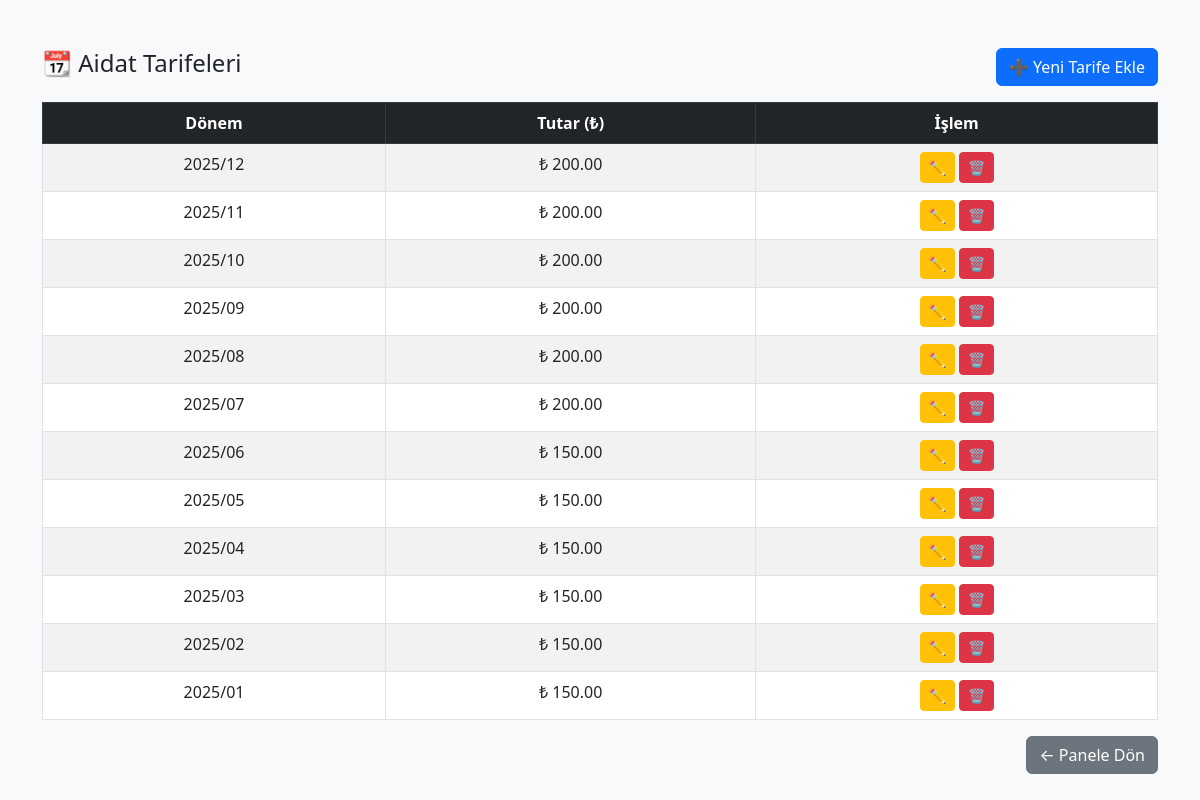
The page /tarifeler (signed in) on the database its author committed.
### tables this page shows
CREATE TABLE aidat_tarifesi (
  id INTEGER PRIMARY KEY AUTOINCREMENT,
  yil INTEGER NOT NULL,
  ay INTEGER NOT NULL,
  tutar REAL NOT NULL
);

### app.py (the view)
@app.route("/tarifeler")
@sadece_yonetici
def tarife_listele():
    import sqlite3
    conn = sqlite3.connect("apartman.db")
    conn.row_factory = sqlite3.Row
    cur = conn.cursor()
    cur.execute("SELECT * FROM aidat_tarifesi ORDER BY yil DESC, ay DESC")
    tarifeler = cur.fetchall()
    conn.close()
    return render_template("tarife_listele.html", tarifeler=tarifeler)

### app.py (called while the page is built)
def sadece_yonetici(f):
    @wraps(f)
    def wrapper(*args, **kwargs):
        if session.get('rol') != 'yonetici':
            return redirect(url_for('giris'))  # Yanlış rol → giriş ekranına gönder
        return f(*args, **kwargs)
    return wrapper

### templates/tarife_listele.html (shortened to what this page needs)
<!DOCTYPE html>
<html lang="tr">
<head>
  <link href="https://cdn.jsdelivr.net/npm/bootstrap@5.3.0/dist/css/bootstrap.min.css" rel="stylesheet">
</head>
<body class="bg-light">
  <div class="container mt-5">
    <div class="d-flex justify-content-between align-items-center mb-3">
      <h4>📆 Aidat Tarifeleri</h4>
      <a href="/tarife-ekle" class="btn btn-primary">➕ Yeni Tarife Ekle</a>
    </div>
    <table class="table table-bordered table-striped">
      <thead class="table-dark text-center">
        <tr>
          <th>Dönem</th>
          <th>Tutar (₺)</th>
          <th>İşlem</th>
        </tr>
      </thead>
      <tbody>
        {% for t in tarifeler %}
        <tr class="text-center">
          <td>{{ t.yil }}/{{ "%02d"|format(t.ay) }}</td>
          <td>₺ {{ "%.2f"|format(t.tutar) }}</td>
          <td>
            <a href="/tarife-duzenle/{{ t.id }}" class="btn btn-sm btn-warning">✏️</a>
            <a href="/tarife-sil/{{ t.id }}" class="btn btn-sm btn-danger" onclick="return confirm('Silmek istediğinize emin misiniz?')">🗑️</a>
          </td>
        </tr>
        {% else %}
        <tr>
          <td colspan="3" class="text-center text-muted">Tarife bulunamadı</td>
        </tr>
        {% endfor %}
      </tbody>
    </table>
    <div class="text-end mt-3">
      <a href="/panel" class="btn btn-secondary">← Panele Dön</a>
    </div>
  </div>
</body>
</html>

### rows shown on the page
aidat_tarifesi: yil "2025", ay "12", tutar "200.00"
aidat_tarifesi: yil "2025", ay "11", tutar "200.00"
aidat_tarifesi: yil "2025", ay "10", tutar "200.00"
aidat_tarifesi: yil "2025", ay "09", tutar "200.00"
aidat_tarifesi: yil "2025", ay "08", tutar "200.00"
aidat_tarifesi: yil "2025", ay "07", tutar "200.00"
aidat_tarifesi: yil "2025", ay "06", tutar "150.00"
aidat_tarifesi: yil "2025", ay "05", tutar "150.00"
aidat_tarifesi: yil "2025", ay "04", tutar "150.00"
aidat_tarifesi: yil "2025", ay "03", tutar "150.00"
aidat_tarifesi: yil "2025", ay "02", tutar "150.00"
aidat_tarifesi: yil "2025", ay "01", tutar "150.00"
